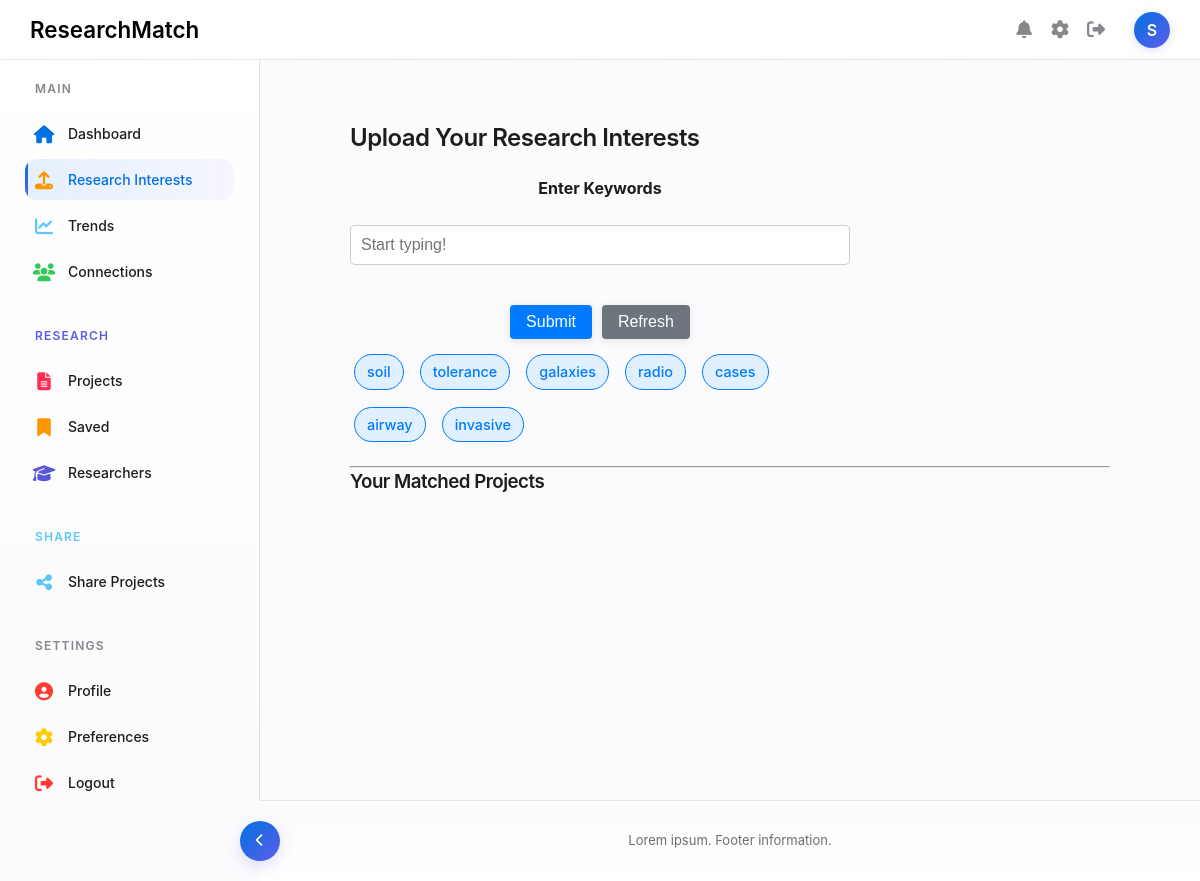
/upload (signed in), run on the app's committed database.
### database/schema.py (models this page shows)
class Interest(db.Model):
    id = db.Column(db.Integer, primary_key=True)
    interest_name = db.Column(db.String(100), nullable=False)

### app.py (the view, shortened to what this page needs)
@app.route('/upload', methods=['GET', 'POST'])
@token_required
def upload():
    user = db.session.query(User).get(session['user_id'])
    error = None
    user_interests = user.interests if user.interests else None
    return render_template('upload.html',
                          matched_projects=[],
                          user_interests=user_interests,
                          username=session['username'],
                          is_authenticated_page=True,
                          user_name=session.get('username'))

### app.py (called while the page is built)
def token_required(func):
    @wraps(func)
    def decorated(*args, **kwargs):
        token = request.cookies.get('jwt_token', None)
        if not token:
            return back_to_login()
        try:
            data = jwt.decode(token, current_app.config['SECRET_KEY'], algorithms=["HS256"])
            request.user = data  # optionally attach user info to request
        except jwt.ExpiredSignatureError:
            return back_to_login()
        except jwt.InvalidTokenError:
            return back_to_login()
        return func(*args, **kwargs)
    return decorated

### templates/upload.html (shortened to what this page needs)
{% extends 'base.html' %}
{% block content %}
<div class="content-container">
    <h2> Upload Your Research Interests</h2>
    <form action="/upload" method="POST" class="interest-form">
        <label for="keywords">Enter Keywords</label>
        <div class="autocomplete-wrapper">
            <input type="text" id="keywords" name="keywords" placeholder="Start typing!" autocomplete="off">
        </div>
        <div class="button-group">
            <button type="submit" class="btn btn-primary" name="action" value="submit">Submit</button>
            <button type="submit" class="btn btn-secondary" name="action" value="refresh">Refresh</button>
        </div>
        {% if user_interests %}
            <div class="interest-tags-inline">
                {% for interest in user_interests %}
                    <span class="interest-tag">{{ interest.interest_name }}</span>
                {% endfor %}
            </div>
        {% else %}
            <blockquote>Tip: Start by adding some interests!</blockquote>
        {% endif %}
    </form>
    <hr>
    <h3>Your Matched Projects</h3>
</div>
{% endblock %}

### static/css/style.css (style rules this page uses)
:root { --primary-color: #0071E3; --primary-dark: #005BBB; --primary-light: #E1F0FF; --accent-purple: #5E5CE6; --accent-pink: #FF2D55; --accent-orange: #FF9500; --accent-teal: #5AC8FA; --accent-green: #34C759; --accent-red: #FF3B30; --accent-yellow: #FFCC00; --accent-indigo: #5856D6; --text-primary: #1D1D1F; --text-secondary: #86868B; --text-tertiary: #6E6E73; --border-light: rgba(0, 0, 0, 0.1); --background-light: #FBFBFD; --background-medium: #F5F5F7; --card-background: #FFFFFF; --shadow-sm: 0 2px 8px rgba(0, 0, 0, 0.05); --shadow-md: 0 5px 20px rgba(0, 0, 0, 0.08); --shadow-lg: 0 10px 30px rgba(0, 0, 0, 0.1); --transition: all 0.25s ease; --radius-sm: 8px; --radius-md: 12px; --radius-lg: 20px; --header-height: 60px; --sidebar-width: 260px; --sidebar-collapsed-width: 80px; }
body { margin: 0; font-family: -apple-system, BlinkMacSystemFont, "Segoe UI", Roboto, Helvetica, Arial, sans-serif; background-color: var(--background-light); color: var(--text-primary); line-height: 1.5; min-height: 100vh; display: flex; flex-direction: column; scroll-behavior: smooth; }
button { cursor: pointer; }
* { margin: 0; padding: 0; box-sizing: border-box; }
h1, h2, h3 { font-weight: 600; letter-spacing: -0.5px; margin-bottom: 20px; color: var(--text-primary); }
.btn { border-radius: 24px; font-weight: 600; padding: 10px 24px; background-color: #0071e3; color: white; border: none; transition: background-color 0.3s ease, transform 0.2s ease; cursor: pointer; box-shadow: 0 2px 8px rgba(0, 0, 0, 0.1); margin-bottom: 0; }
input[type="text"], input[type="file"], input[type="password"] { width: 100%; padding: 12px; border-radius: 8px; border: 1px solid #ccc; margin-top: 10px; margin-bottom: 20px; font-size: 1rem; transition: border-color 0.3s ease, box-shadow 0.3s ease; }
a, .btn, .card, .input, .nav-link { transition: all 0.3s ease; }
.interest-tag { display: flex; align-items: center; padding: 6px 12px; border-radius: 30px; font-size: 14px; font-weight: 500; }
.autocomplete-wrapper { position: relative; width: 100%; }
form { flex: 1 1 45%; max-width: 500px; display: flex; flex-direction: column; gap: 20px; }
form label { font-weight: bold; margin-bottom: 5px; }
form input[type="text"], form input[type="email"], form input[type="password"] { padding: 10px; font-size: 1rem; border: 1px solid #ccc; border-radius: 5px; }
form button { padding: 12px; font-size: 1rem; background-color: #0077cc; color: white; border: none; border-radius: 5px; cursor: pointer; }
.interest-tag { display: inline-block; background-color: #e0f0ff; color: #007bff; padding: 6px 12px; margin: 4px; border-radius: 20px; font-size: 0.9rem; font-weight: 500; border: 1px solid #007bff; transition: background-color 0.3s; }

### templates/upload.html (style rules this page uses)
.button-group { display: flex; gap: 10px; margin-top: 10px; }
.btn { padding: 8px 16px; border: none; border-radius: 4px; cursor: pointer; font-weight: 500; }
.btn-primary { background-color: #007bff; color: white; }
.btn-secondary { background-color: #6c757d; color: white; }
.content-container { max-width: 800px; margin: 0 auto; padding: 20px; }
.interest-form { display: flex; align-items: center; flex-wrap: wrap; gap: 10px; margin-bottom: 20px; }
.interest-tags-inline { display: flex; gap: 8px; flex-wrap: wrap; align-items: center; }
.interest-tag { display: inline-block; background-color: #e0f0ff; color: #007bff; padding: 6px 12px; border-radius: 20px; font-size: 0.9rem; font-weight: 500; border: 1px solid #007bff; margin-top: 5px; }

### data on the page
Interest: interest_name "soil"
Interest: interest_name "tolerance"
Interest: interest_name "galaxies"
Interest: interest_name "radio"
Interest: interest_name "cases"
Interest: interest_name "airway"
Interest: interest_name "invasive"

### other printed values
{{ user_name[0].upper() if user_name else 'U' }} "S"
